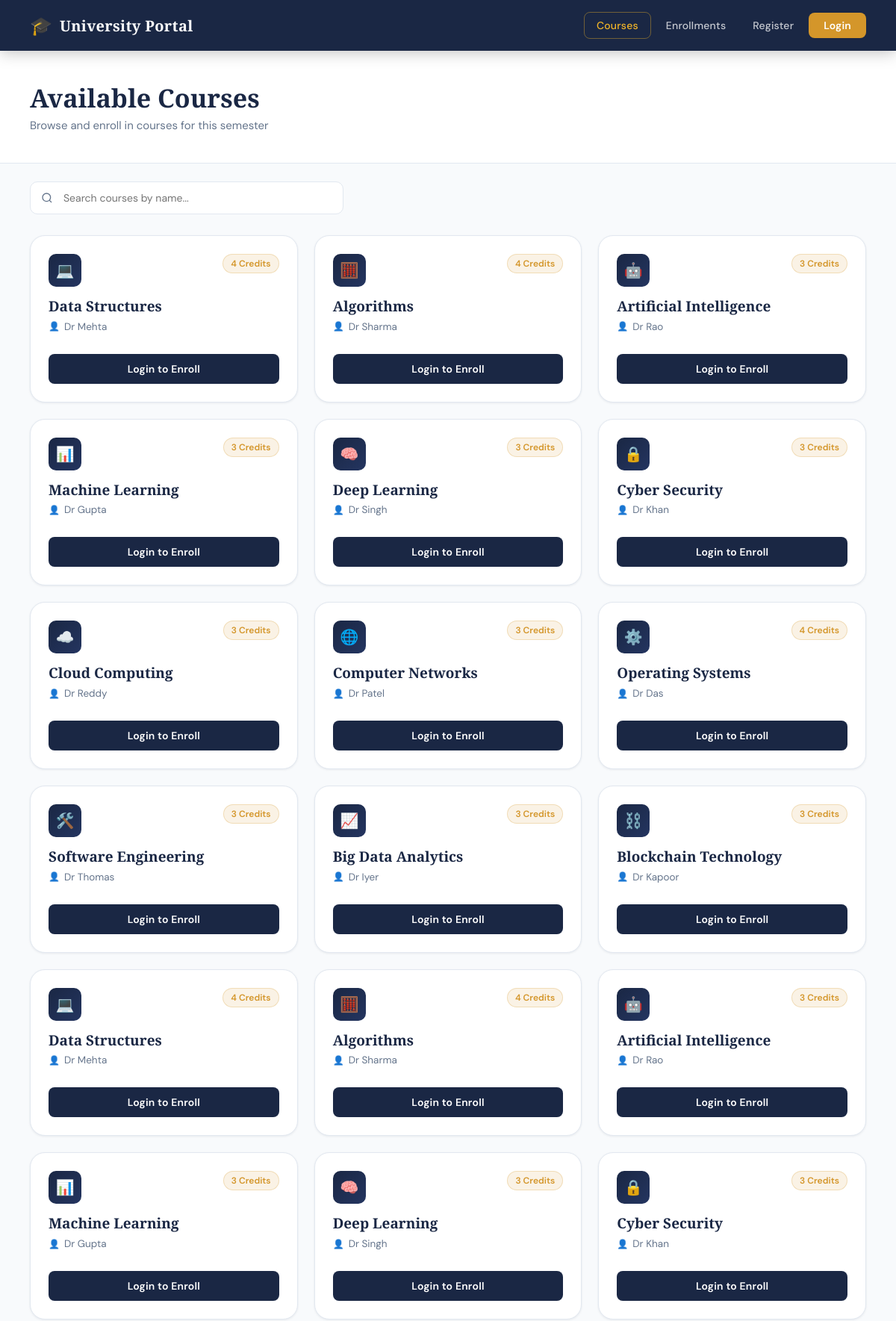
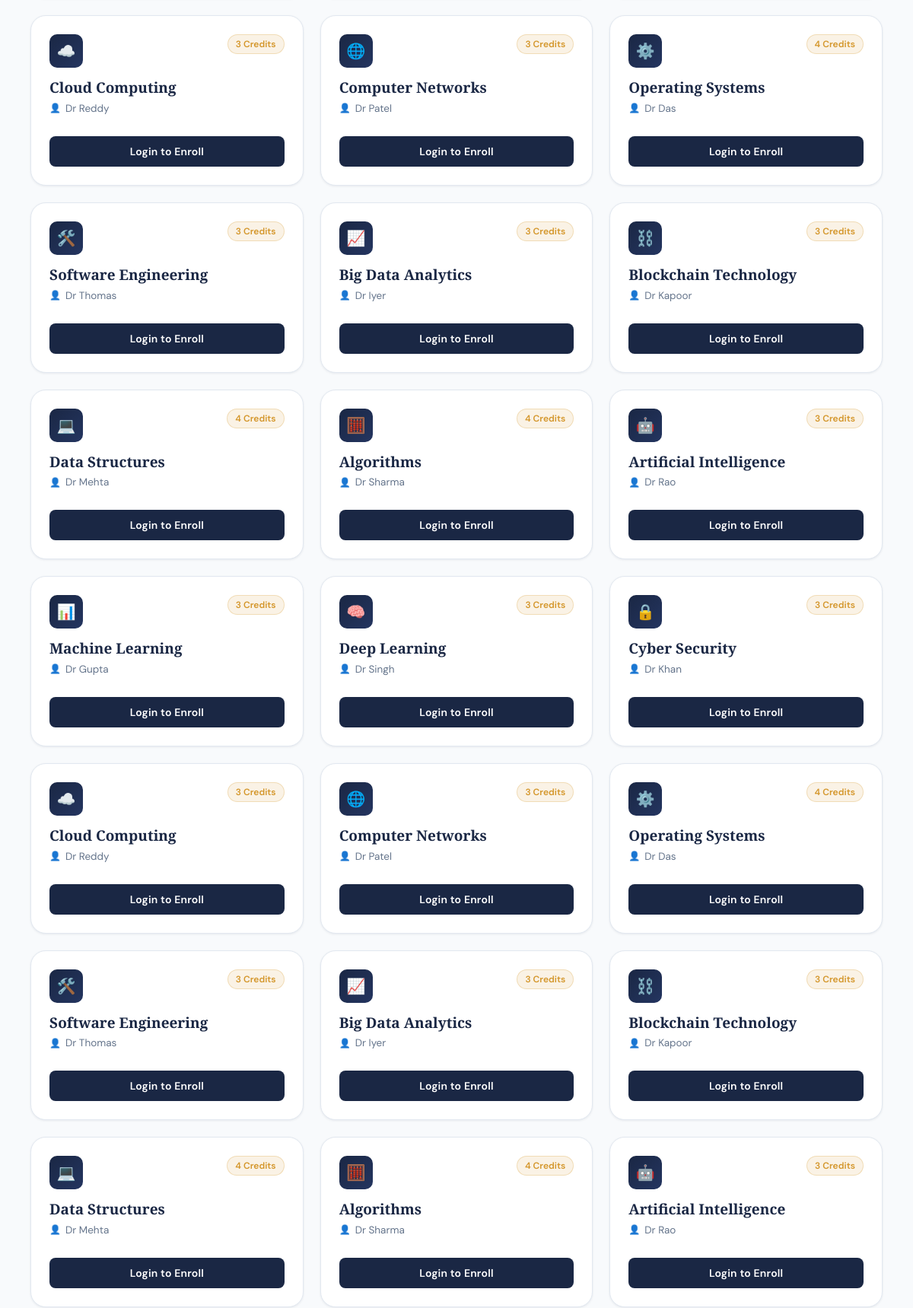
Screenshot of /courses (upper part) with the database file from the repository (2 pictures, top to bottom).
### tables this page shows
CREATE TABLE courses (
        course_id INTEGER PRIMARY KEY AUTOINCREMENT,
        course_name TEXT,
        instructor TEXT,
        credits INTEGER
    );

### app.py (the view)
@app.route("/courses")
def courses():
    conn = get_db()
    cursor = conn.cursor()
    cursor.execute("SELECT * FROM courses")
    data = cursor.fetchall()
    conn.close()
    return render_template("courses.html", courses=data)

### app.py (called while the page is built)
def get_db():
    conn = sqlite3.connect("student.db")
    conn.row_factory = sqlite3.Row
    return conn

### templates/courses.html (shortened to what this page needs)
<!DOCTYPE html>
<html lang="en">
<head>
    <link rel="stylesheet" href="{{ url_for('static', filename='style.css') }}">
</head>
<body>
<nav class="navbar">
    <a href="/" class="navbar-brand">
        <span class="logo-icon">🎓</span>
        <span class="logo-text">University Portal</span>
    </a>
    <div class="navbar-links">
        <a href="/courses" class="active">Courses</a>
        <a href="/enrollments">Enrollments</a>
        {% if session.get('student_name') %}
            <div class="user-pill">
                <div class="user-avatar">{{ session['student_name'][0].upper() }}</div>
                {{ session['student_name'] }}
            </div>
            <a href="/logout" class="btn-nav">Logout</a>
        {% else %}
            <a href="/register">Register</a>
            <a href="/login" class="btn-nav">Login</a>
        {% endif %}
    </div>
</nav>
<div class="page-header">
    <h1>Available Courses</h1>
    <p>Browse and enroll in courses for this semester</p>
</div>
<div class="search-wrapper">
    <input type="text" id="search" placeholder="Search courses by name..." onkeyup="searchCourses()">
</div>
<div class="course-container">
    {% set icons = ['💻','🧮','🤖','📊','🧠','🔒','☁️','🌐','⚙️','🛠️','📈','⛓️'] %}
    {% for c in courses %}
    <div class="course-card">
        <div class="course-card-header">
            <div class="course-icon">{{ icons[loop.index0 % icons|length] }}</div>
            <span class="credit-badge">{{ c[3] }} Credits</span>
        </div>
        <h2>{{ c[1] }}</h2>
        <p class="instructor">{{ c[2] }}</p>
        <div class="course-form">
            {% if session.get('student_id') %}
            <form method="POST" action="/enroll">
                <input type="hidden" name="course_id" value="{{ c[0] }}">
                <button type="submit" class="btn btn-enroll">Enroll Now</button>
            </form>
            {% else %}
            <a href="/login" class="btn btn-enroll" style="text-align:center; display:block; text-decoration:none;">Login to Enroll</a>
            {% endif %}
        </div>
    </div>
    {% endfor %}
</div>
</body>
</html>

### static/style.css (style rules this page uses)
:root { --navy: #1a2744; --navy-light: #243560; --gold: #d4962a; --gold-light: #f0b429; --cream: #fdf8f0; --white: #ffffff; --gray-50: #f8fafc; --gray-100: #f1f5f9; --gray-200: #e2e8f0; --gray-500: #64748b; --gray-700: #334155; --success: #16a34a; --error: #dc2626; --shadow-sm: 0 1px 3px rgba(26,39,68,0.08); --shadow-md: 0 4px 16px rgba(26,39,68,0.12); --shadow-lg: 0 12px 40px rgba(26,39,68,0.16); --radius: 12px; --radius-lg: 20px; }
* { box-sizing: border-box; margin: 0; padding: 0; }
body { font-family: 'DM Sans', sans-serif; background: var(--gray-50); color: var(--gray-700); min-height: 100vh; }
.navbar { display: flex; justify-content: space-between; align-items: center; padding: 0 40px; height: 68px; background: var(--navy); position: sticky; top: 0; z-index: 100; box-shadow: 0 2px 20px rgba(0,0,0,0.25); }
.navbar-brand { display: flex; align-items: center; gap: 10px; text-decoration: none; }
.navbar-brand span.logo-icon { font-size: 24px; }
.navbar-brand span.logo-text { font-family: 'Cormorant Garamond', serif; font-size: 20px; font-weight: 700; color: var(--white); letter-spacing: 0.3px; }
.navbar-links { display: flex; align-items: center; gap: 4px; }
.navbar-links a { color: rgba(255,255,255,0.75); text-decoration: none; font-size: 14px; font-weight: 500; padding: 8px 16px; border-radius: 8px; transition: all 0.2s; letter-spacing: 0.2px; }
.navbar-links a.active, .navbar-links a.btn-outline { color: var(--gold-light); border: 1px solid rgba(240,180,41,0.4); }
.navbar-links a.btn-nav { background: var(--gold); color: var(--white); padding: 8px 20px; border-radius: 8px; font-weight: 600; transition: all 0.2s; }
.btn { display: inline-flex; align-items: center; gap: 8px; padding: 13px 28px; border-radius: 10px; font-size: 15px; font-weight: 600; text-decoration: none; border: none; cursor: pointer; transition: all 0.22s; font-family: 'DM Sans', sans-serif; letter-spacing: 0.2px; }
.btn-enroll { width: 100%; background: var(--navy); color: var(--white); padding: 11px; font-size: 14px; border-radius: 8px; justify-content: center; margin-top: 12px; }
.page-header { background: var(--white); border-bottom: 1px solid var(--gray-200); padding: 40px; }
.page-header h1 { font-family: 'Cormorant Garamond', serif; font-size: 34px; font-weight: 700; color: var(--navy); margin-bottom: 4px; }
.page-header p { color: var(--gray-500); font-size: 15px; }
.search-wrapper { padding: 24px 40px 0; max-width: 500px; }
.search-wrapper input { width: 100%; padding: 12px 18px 12px 44px; border: 1.5px solid var(--gray-200); border-radius: 10px; font-size: 14px; font-family: 'DM Sans', sans-serif; transition: border-color 0.2s, box-shadow 0.2s; color: var(--gray-700); }
.course-container { display: grid; grid-template-columns: repeat(auto-fill, minmax(280px, 1fr)); gap: 22px; padding: 28px 40px 60px; }
.course-card { background: var(--white); border-radius: var(--radius-lg); border: 1px solid var(--gray-200); padding: 24px; box-shadow: var(--shadow-sm); transition: all 0.25s; display: flex; flex-direction: column; }
.course-card-header { display: flex; align-items: flex-start; justify-content: space-between; margin-bottom: 14px; }
.course-icon { width: 44px; height: 44px; border-radius: 10px; background: linear-gradient(135deg, var(--navy), var(--navy-light)); display: flex; align-items: center; justify-content: center; font-size: 20px; flex-shrink: 0; }
.credit-badge { background: rgba(212,150,42,0.12); color: var(--gold); font-size: 12px; font-weight: 600; padding: 4px 10px; border-radius: 100px; border: 1px solid rgba(212,150,42,0.25); }
.course-card h2 { font-family: 'Cormorant Garamond', serif; font-size: 19px; font-weight: 700; color: var(--navy); margin-bottom: 6px; line-height: 1.3; }
.course-card .instructor { display: flex; align-items: center; gap: 6px; color: var(--gray-500); font-size: 13.5px; margin-bottom: 16px; }
.course-card .instructor::before { content: '👤'; font-size: 12px; }
.course-form { margin-top: auto; }

### rows the page displays
courses: icons "💻", credits "4", course_name "Data Structures", instructor "Dr Mehta"
courses: icons "🧮", credits "4", course_name "Algorithms", instructor "Dr Sharma"
courses: icons "🤖", credits "3", course_name "Artificial Intelligence", instructor "Dr Rao"
courses: icons "📊", credits "3", course_name "Machine Learning", instructor "Dr Gupta"
courses: icons "🧠", credits "3", course_name "Deep Learning", instructor "Dr Singh"
courses: icons "🔒", credits "3", course_name "Cyber Security", instructor "Dr Khan"
courses: icons "☁️", credits "3", course_name "Cloud Computing", instructor "Dr Reddy"
courses: icons "🌐", credits "3", course_name "Computer Networks", instructor "Dr Patel"
courses: icons "⚙️", credits "4", course_name "Operating Systems", instructor "Dr Das"
courses: icons "🛠️", credits "3", course_name "Software Engineering", instructor "Dr Thomas"
courses: icons "📈", credits "3", course_name "Big Data Analytics", instructor "Dr Iyer"
courses: icons "⛓️", credits "3", course_name "Blockchain Technology", instructor "Dr Kapoor"
courses: icons "💻", credits "4", course_name "Data Structures", instructor "Dr Mehta"
courses: icons "🧮", credits "4", course_name "Algorithms", instructor "Dr Sharma"
courses: icons "🤖", credits "3", course_name "Artificial Intelligence", instructor "Dr Rao"
courses: icons "📊", credits "3", course_name "Machine Learning", instructor "Dr Gupta"
courses: icons "🧠", credits "3", course_name "Deep Learning", instructor "Dr Singh"
courses: icons "🔒", credits "3", course_name "Cyber Security", instructor "Dr Khan"
courses: icons "☁️", credits "3", course_name "Cloud Computing", instructor "Dr Reddy"
courses: icons "🌐", credits "3", course_name "Computer Networks", instructor "Dr Patel"
courses: icons "⚙️", credits "4", course_name "Operating Systems", instructor "Dr Das"
courses: icons "🛠️", credits "3", course_name "Software Engineering", instructor "Dr Thomas"
courses: icons "📈", credits "3", course_name "Big Data Analytics", instructor "Dr Iyer"
courses: icons "⛓️", credits "3", course_name "Blockchain Technology", instructor "Dr Kapoor"
courses: icons "💻", credits "4", course_name "Data Structures", instructor "Dr Mehta"
courses: icons "🧮", credits "4", course_name "Algorithms", instructor "Dr Sharma"
courses: icons "🤖", credits "3", course_name "Artificial Intelligence", instructor "Dr Rao"
courses: icons "📊", credits "3", course_name "Machine Learning", instructor "Dr Gupta"
courses: icons "🧠", credits "3", course_name "Deep Learning", instructor "Dr Singh"
courses: icons "🔒", credits "3", course_name "Cyber Security", instructor "Dr Khan"
courses: icons "☁️", credits "3", course_name "Cloud Computing", instructor "Dr Reddy"
courses: icons "🌐", credits "3", course_name "Computer Networks", instructor "Dr Patel"
courses: icons "⚙️", credits "4", course_name "Operating Systems", instructor "Dr Das"
courses: icons "🛠️", credits "3", course_name "Software Engineering", instructor "Dr Thomas"
courses: icons "📈", credits "3", course_name "Big Data Analytics", instructor "Dr Iyer"
courses: icons "⛓️", credits "3", course_name "Blockchain Technology", instructor "Dr Kapoor"
courses: icons "💻", credits "4", course_name "Data Structures", instructor "Dr Mehta"
courses: icons "🧮", credits "4", course_name "Algorithms", instructor "Dr Sharma"
courses: icons "🤖", credits "3", course_name "Artificial Intelligence", instructor "Dr Rao"
